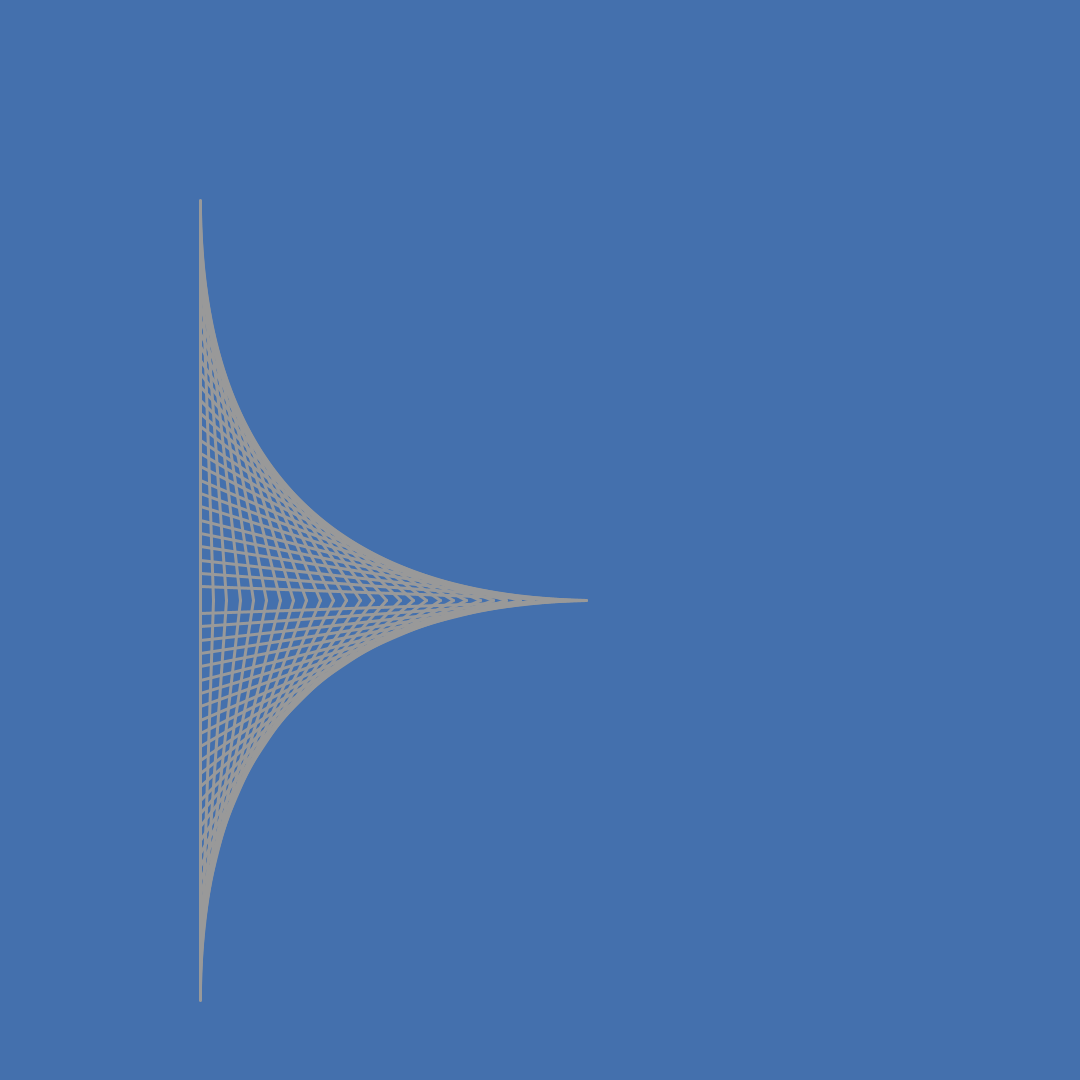
Frame 1 (no input)
Frame 60 (the mouse pressed at the canvas centre just before this capture): identical to frame 1, image omitted
Frame 120 (the mouse held since frame 60 and released just before this capture): identical to frame 1, image omitted

The Processing sketch that drew this single still picture (run headless with seeded random() and noise(); from frame 60 on, the mouse is pressed at the canvas centre):

// Processing sketch: vondrak_robin_02LearningToProgram
// ── vondrak_robin_02LearningToProgram.pde

private static final int FPS = 120;
private static color backgroundColor = #4470AD;
private static color greyColor = #999999;
private static color blackColor = #000000;
private static int STROKE_WIDTH = 3;
private static int changeColorEvery = 3;
private static final int LINE_SPACE = 50;
//private static int numberOfLines;

void setup()
{
	size(1080, 1080);
	frameRate(FPS);
  //	numberOfLines = width / LINE_SPACE; //Förutsatt att width & height är detsamma
  background(backgroundColor);
  stroke(greyColor);
  strokeWeight(STROKE_WIDTH);
}

void draw()
{
	background(backgroundColor);
	ParabolicCurve yeet = new ParabolicCurve(new PVector(400,0),new PVector(0,400), 30);
	yeet.DrawCurve(new PVector(200,200));
	yeet = new ParabolicCurve(new PVector(400,0),new PVector(0,-400), 30);
	yeet.DrawCurve(new PVector(200,200 + 800));
}

void DrawLines()
{
//for (int i = 1; i < _numberOfLines + 1; ++i)
	//	{
			//if (((lineSpace * i) % changeColorEvery) == 0)
			//	stroke(blackColor);
			//else
			//	stroke(greyColor);

			//line(0, i * _lineSpace, i * _lineSpace, height);
	//	}
}

private class ParabolicCurve //Lägg till flip funktion
{
	private PVector _xAxis, _yAxis;
	private int _numberOfLines;
	private float _lineSpaceX;
	private float _lineSpaceY;

	ParabolicCurve(PVector axis1, PVector axis2, int numberOfLines)
	{
		_xAxis = axis1;
		_yAxis = axis2;
		_numberOfLines = numberOfLines;

		_lineSpaceX = (_xAxis.x - _yAxis.x) / _numberOfLines;
		_lineSpaceY = (_yAxis.y - _xAxis.y) / _numberOfLines;
	}

	private void DrawCurve(PVector pos)
	{
		for (int i = 0; i < _numberOfLines; ++i)
		{
			line(pos.x, //x1
				pos.y + (i * _lineSpaceY), //y1
				pos.x + (i * _lineSpaceX),
				pos.y + (_lineSpaceY * _numberOfLines));
		}
	}
}
